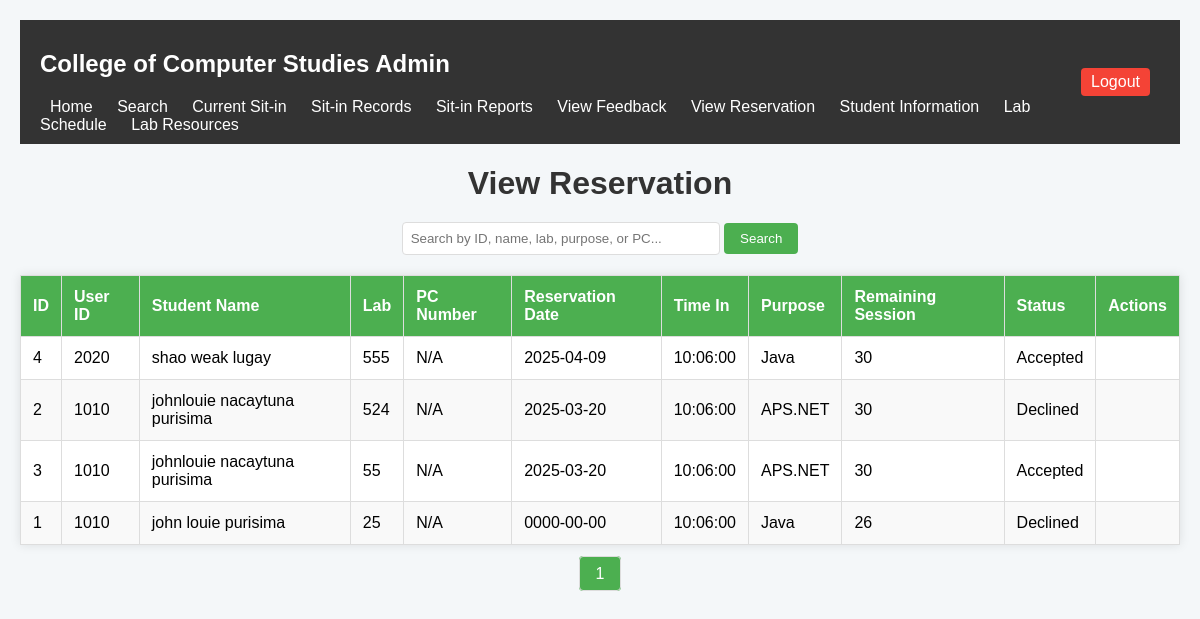
Screenshot of /view_reservation.php (signed in) with the database file from the repository.
### tables this page shows
CREATE TABLE `reservations` (
  `id` int(11) NOT NULL,
  `user_id` varchar(50) NOT NULL,
  `student_name` varchar(100) NOT NULL,
  `purpose` varchar(255) NOT NULL,
  `lab` varchar(50) NOT NULL,
  `pc_number` varchar(20) DEFAULT NULL,
  `time_in` time NOT NULL,
  `reservation_date` date NOT NULL,
  `remaining_session` int(11) NOT NULL,
  `status` enum('Pending','Accepted','Declined') DEFAULT 'Pending'
);

### view_reservation.php (the view, shortened to what this page needs)
<?php
include 'db_connect.php';
$page = isset($_GET['page']) ? (int)$_GET['page'] : 1;
$per_page = 10;
$offset = ($page - 1) * $per_page;
$search = isset($_GET['search']) ? $_GET['search'] : '';
$sql_reservation = "SELECT * FROM reservations
                    WHERE (user_id LIKE ? OR student_name LIKE ? OR lab LIKE ? OR purpose LIKE ? OR pc_number LIKE ?)
                    ORDER BY reservation_date DESC
                    LIMIT ? OFFSET ?";
$stmt = $conn->prepare($sql_reservation);
$search_term = "%$search%";
$stmt->bind_param("sssssii", $search_term, $search_term, $search_term, $search_term, $search_term, $per_page, $offset);
$stmt->execute();
$result_reservation = $stmt->get_result();
$reservations = [];
while ($row = $result_reservation->fetch_assoc()) {
    $reservations[] = $row;
}
$sql_total = "SELECT COUNT(*) as total
              FROM reservations
              WHERE (user_id LIKE ? OR student_name LIKE ? OR lab LIKE ? OR purpose LIKE ? OR pc_number LIKE ?)";
$stmt_total = $conn->prepare($sql_total);
$stmt_total->bind_param("sssss", $search_term, $search_term, $search_term, $search_term, $search_term);
$stmt_total->execute();
$total_result = $stmt_total->get_result();
$total_row = $total_result->fetch_assoc();
$total_reservations = $total_row['total'];
$total_pages = ceil($total_reservations / $per_page);
?>
<!DOCTYPE html>
<html lang="en">
<head>
</head>
<body>
<div class="header">
    <div>
        <h2>College of Computer Studies Admin</h2>
        <a href="admin_home.php">Home</a>
        <a href="search_student.php">Search</a>
        <a href="view_current_sitin.php">Current Sit-in</a>
        <a href="view_sitin.php">Sit-in Records</a>
        <a href="sitin_reports.php">Sit-in Reports</a>
        <a href="view_feedback.php">View Feedback</a>
        <a href="view_reservation.php">View Reservation</a>
        <a href="student_management.php">Student Information</a>
        <a href="lab_schedule.php">Lab Schedule</a>
        <a href="lab_resources.php">Lab Resources</a>
    </div>
    <a href="logout.php" class="logout-btn">Logout</a>
</div>
    <h1>View Reservation</h1>
    <div class="search-bar">
        <form method="GET" action="">
            <input type="text" name="search" placeholder="Search by ID, name, lab, purpose, or PC..." value="<?= htmlspecialchars($search) ?>">
            <button type="submit">Search</button>
        </form>
    </div>
    <table>
        <thead>
            <tr>
                <th>ID</th>
                <th>User ID</th>
                <th>Student Name</th>
                <th>Lab</th>
                <th>PC Number</th>
                <th>Reservation Date</th>
                <th>Time In</th>
                <th>Purpose</th>
                <th>Remaining Session</th>
                <th>Status</th>
                <th>Actions</th>
            </tr>
        </thead>
        <tbody>
            <?php if (!empty($reservations)): ?>
                <?php foreach ($reservations as $reservation): ?>
                    <tr>
                        <td><?= htmlspecialchars($reservation['id']) ?></td>
                        <td><?= htmlspecialchars($reservation['user_id']) ?></td>
                        <td><?= htmlspecialchars($reservation['student_name']) ?></td>
                        <td><?= htmlspecialchars($reservation['lab']) ?></td>
                        <td><?= htmlspecialchars($reservation['pc_number'] ?? 'N/A') ?></td>
                        <td><?= htmlspecialchars($reservation['reservation_date']) ?></td>
                        <td><?= htmlspecialchars($reservation['time_in']) ?></td>
                        <td><?= htmlspecialchars($reservation['purpose']) ?></td>
                        <td><?= htmlspecialchars($reservation['remaining_session']) ?></td>
                        <td><?= htmlspecialchars($reservation['status'] ?? 'Pending') ?></td>
                        <td>
                        </td>
                    </tr>
                <?php endforeach; ?>
            <?php else: ?>
                <tr>
                    <td colspan="11" class="no-records">No reservations found.</td>
                </tr>
            <?php endif; ?>
        </tbody>
    </table>
    <div class="pagination">
        <?php for ($i = 1; $i <= $total_pages; $i++): ?>
            <?php if ($i == $page): ?>
                <span><?= $i ?></span>
            <?php else: ?>
                <a href="?page=<?= $i ?>&search=<?= urlencode($search) ?>"><?= $i ?></a>
            <?php endif; ?>
        <?php endfor; ?>
    </div>
</body>
</html>

### view_reservation.php (style rules this page uses)
body { font-family: Arial, sans-serif; margin: 0; padding: 20px; background-color: #f4f7f9; }
h1 { text-align: center; margin-bottom: 20px; color: #333; }
.search-bar { margin-bottom: 20px; text-align: center; }
.search-bar input[type="text"] { padding: 8px; width: 300px; border: 1px solid #ddd; border-radius: 4px; }
.search-bar button { padding: 8px 16px; border: none; background-color: #4CAF50; color: white; border-radius: 4px; cursor: pointer; }
table { width: 100%; border-collapse: collapse; margin-top: 20px; background-color: white; box-shadow: 0 0 10px rgba(0, 0, 0, 0.1); }
th, td { padding: 12px; border: 1px solid #ddd; text-align: left; }
th { background-color: #4CAF50; color: white; }
tr:nth-child(even) { background-color: #f9f9f9; }
.pagination { text-align: center; margin-top: 20px; }
.pagination a, .pagination span { padding: 8px 16px; margin: 0 4px; border: 1px solid #ddd; border-radius: 4px; text-decoration: none; color: #4CAF50; }
.pagination span { background-color: #4CAF50; color: white; }
.header { background-color: #333; color: white; padding: 10px 20px; display: flex; justify-content: space-between; align-items: center; margin-bottom: 20px; }
.header a { color: white; text-decoration: none; margin: 0 10px; }
.logout-btn { background-color: #f44336; color: white; border: none; padding: 5px 10px; border-radius: 4px; cursor: pointer; text-decoration: none; }

### rows the page displays
reservations: id "4", user "2020", student_name "shao weak lugay", lab "555", pc_number "N/A", reservation_date "2025-04-09", time_in "10:06:00", purpose "Java", remaining_session "30", status "Accepted"
reservations: id "2", user "1010", student_name "johnlouie nacaytuna purisima", lab "524", pc_number "N/A", reservation_date "2025-03-20", time_in "10:06:00", purpose "APS.NET", remaining_session "30", status "Declined"
reservations: id "3", user "1010", student_name "johnlouie nacaytuna purisima", lab "55", pc_number "N/A", reservation_date "2025-03-20", time_in "10:06:00", purpose "APS.NET", remaining_session "30", status "Accepted"
reservations: id "1", user "1010", student_name "john louie purisima", lab "25", pc_number "N/A", reservation_date "0000-00-00", time_in "10:06:00", purpose "Java", remaining_session "26", status "Declined"
